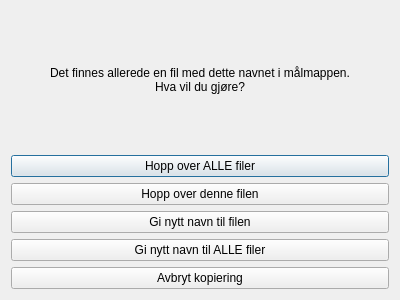
<?xml version="1.0" encoding="UTF-8"?>
<ui version="4.0">
 <class>Dialog</class>
 <widget class="QDialog" name="Dialog">
  <property name="geometry">
   <rect>
    <x>0</x>
    <y>0</y>
    <width>400</width>
    <height>300</height>
   </rect>
  </property>
  <property name="windowTitle">
   <string>Fil finnes allerede</string>
  </property>
  <layout class="QVBoxLayout" name="verticalLayout_2">
   <item>
    <layout class="QVBoxLayout" name="verticalLayout">
     <item>
      <widget class="QLabel" name="Description">
       <property name="text">
        <string>&lt;html&gt;&lt;head/&gt;&lt;body&gt;&lt;p align=&quot;center&quot;&gt;Det finnes allerede en fil med dette navnet i målmappen. &lt;br/&gt;Hva vil du gjøre?&lt;/p&gt;&lt;/body&gt;&lt;/html&gt;</string>
       </property>
      </widget>
     </item>
     <item>
      <layout class="QVBoxLayout" name="Buttonlayout">
       <item>
        <widget class="QPushButton" name="skipAllFiles">
         <property name="text">
          <string>Hopp over ALLE filer</string>
         </property>
        </widget>
       </item>
       <item>
        <widget class="QPushButton" name="skipFile">
         <property name="text">
          <string>Hopp over denne filen</string>
         </property>
        </widget>
       </item>
       <item>
        <widget class="QPushButton" name="renameFile">
         <property name="text">
          <string>Gi nytt navn til filen</string>
         </property>
        </widget>
       </item>
       <item>
        <widget class="QPushButton" name="renameAllFiles">
         <property name="text">
          <string>Gi nytt navn til ALLE filer</string>
         </property>
        </widget>
       </item>
       <item>
        <widget class="QPushButton" name="cancelCopy">
         <property name="text">
          <string>Avbryt kopiering</string>
         </property>
        </widget>
       </item>
      </layout>
     </item>
    </layout>
   </item>
  </layout>
 </widget>
 <resources/>
 <connections/>
</ui>
